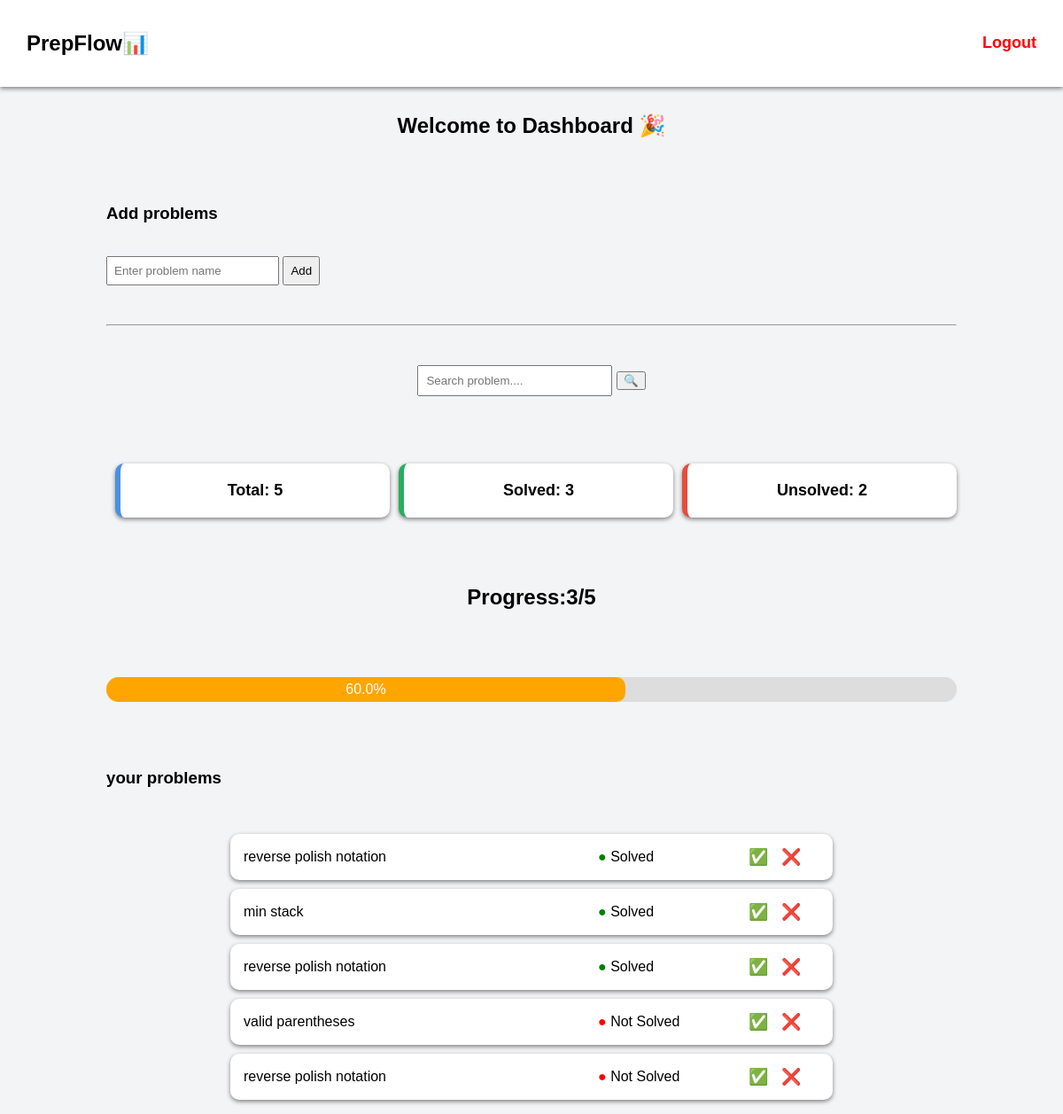
Page /dashboard on the earlier database version.
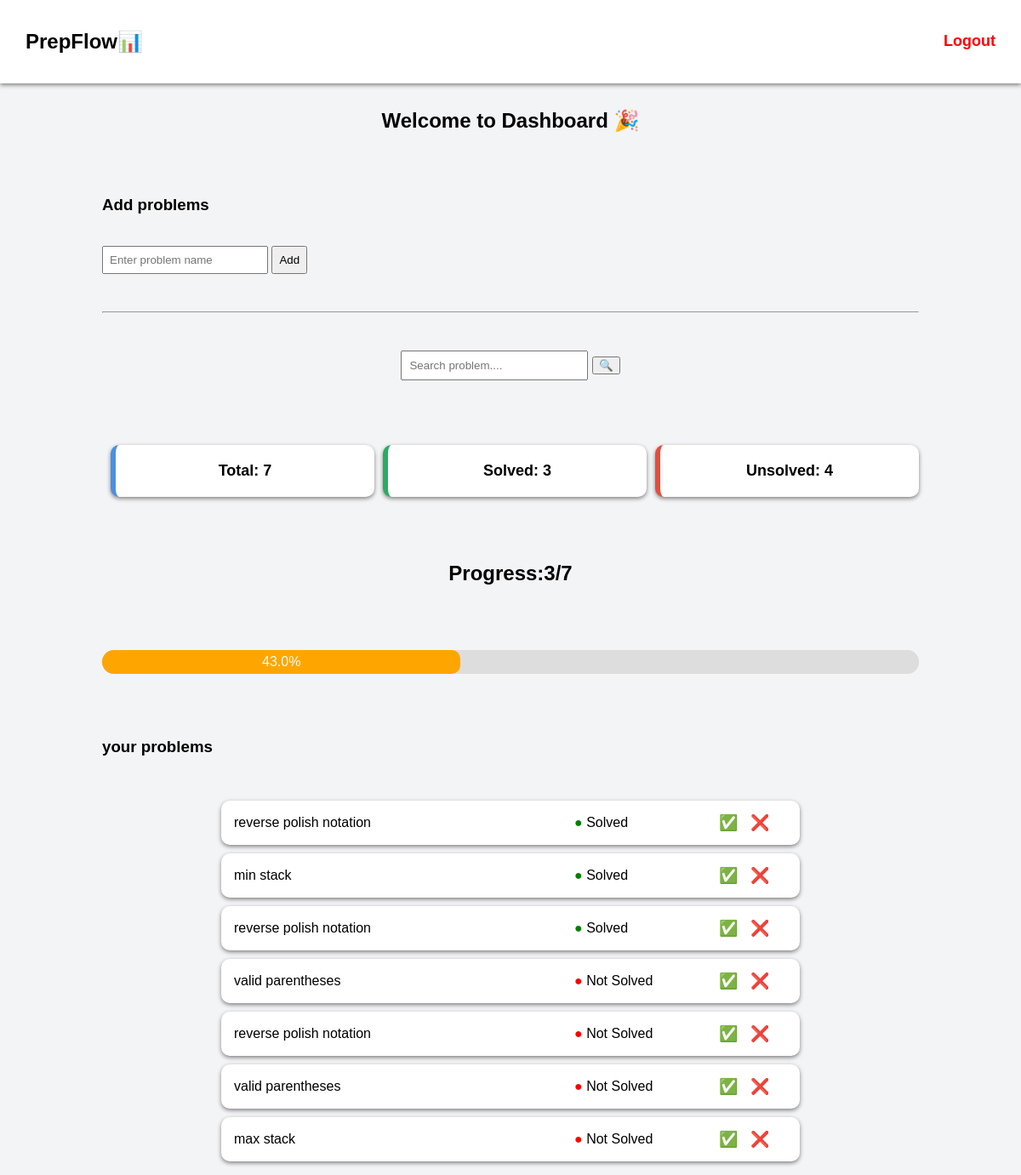
Same page on the later database version.
### tables this page shows
CREATE TABLE problems(
    id INTEGER PRIMARY KEY AUTOINCREMENT,
    name TEXT
, status TEXT DEFAULT 'NOt Solved');

### app.py (the view)
@app.route("/dashboard")
def dashboard():
    search = request.args.get("search")
    filter_type = request.args.get("filter")
    conn = sqlite3.connect("users.db")
    cursor = conn.cursor()
    if filter_type == "solved":
        cursor.execute("SELECT * FROM problems WHERE status='Solved'")
    elif filter_type == "unsolved":
        cursor.execute("SELECT * FROM problems WHERE status='NOt Solved'")
    elif search:
        cursor.execute("SELECT * FROM problems WHERE name LIKE ?", ('%' + search + '%',))
    else:
        cursor.execute("SELECT * FROM problems")
    problems = cursor.fetchall()
    cursor.execute("SELECT * FROM problems")
    all_problems = cursor.fetchall()
    total = len(all_problems)
    solved = 0
    unsolved = 0
    for p in all_problems:
        if p[2] == "Solved":
            solved += 1
        else:
            unsolved += 1
    conn.close()
    return render_template("dashboard.html",
                           problems=problems,
                           total=total,
                           solved=solved,
                           unsolved=unsolved)

### templates/dashboard.html (shortened to what this page needs)
<!DOCTYPE html>
<html>
<head>
</head>
<body>
<div class="navbar">
    <h2>PrepFlow📊</h2>
    <a href="/" class="logout">Logout</a>
</div>
<div class="container">
<link rel="stylesheet" href="{{ url_for('static', filename='style.css') }}">
<h2>Welcome to Dashboard 🎉</h2>
<br><br>
<h3>Add problems</h3><br>
<form method="POST" action="/add_problem">
    <input type="text" name="problem_name" placeholder="Enter problem name" required
        style="padding:7px; width=200px;">
    <button type="submit" style="padding:7px;">Add</button>
</form>
<br><br>
<hr><br><br>
<form method="GET" action="/dashboard" style="text-align:center; margin-bottom:20px;">
    <input type="text" name="search" placeholder="Search problem...."
          style="padding:8px; width:200px;">
    <button type="submit">🔍</button>
</form>
<br><br>
<div class="cards">
    <a href="/dashboard" class="card total">Total: {{ total }}</a>
    <a href="/dashboard?filter=solved"class="card solved">Solved: {{ solved }}</a>
    <a href="/dashboard?filter=unsolved" class="card unsolved">
        Unsolved: {{ total - solved }}
    </a>
</div>
<br><br>
<h2 style="text-align:center;">Progress:{{solved}}/{{total}}</h2><br><br>
<div class="progress-bar">
<div style="width:250x; background-color: #ddd; border-radius: 10px;">
    <div style="
        width: {{ (solved / total * 100) if total > 0 else 0 }}%;
        background-color:
        {% if solved == total %}
             green
        {% elif solved > 0 %}
            orange
        {% else %}
            red
        {% endif %};
        color: white;
        padding: 5px;
        border-radius: 10px;
        text-align: center;">
        {{ (solved / total * 100) | round(0) if total > 0 else 0 }}%
    </div>
</div>
</div>
<br><br>
<h3>your problems</h3><br>
<ul>
     {% for problem in problems %}
        <li>
          <div style="display:flex;align-items:center;width:100%;">
            <span style="width:400px;">
                {{ problem[1] }}
            </span>
            <span style="width:160px;">
                {% if problem[2] == 'Solved' %}
                    <span style="color: green;">●</span> Solved
                {% else %}
                   <span style="color: red;">●</span> Not Solved
                {% endif %}
            </span>
            <div>
               <a href="/mark_solved/{{problem[0]}}">✅</a>
               <a href="/delete/{{problem[0]}}">❌</a>
            </div>
          </div>
        </li>
     {% endfor %}
    </ul>
</body>
</html>

### static/style.css (style rules this page uses)
body { font-family: Arial, sans-serif; background-color: #f3f4f6; margin: 0; padding: 0; }
.container { width: 80%; margin: auto; margin-top: 30px; }
.navbar { display: flex; justify-content: space-between; align-items: center; background: white; padding: 15px 30px; box-shadow: 0px 2px 5px gray; }
.logout { color: red; font-weight: bold; }
.cards { display: flex; justify-content: space-between; margin: 20px 0; }
.card { width: 30%; padding: 20px; border-radius: 10px; background: white; box-shadow: 0px 2px 5px gray; text-align: center; font-size: 18px; text-decoration: none; color: black; font-weight: bold; transition: 0.3s; }
.total { border-left: 6px solid #4a90e2; }
.solved { border-left: 6px solid #27ae60; }
.unsolved { border-left: 6px solid #e74c3c; }
.progress-bar { width:60%x; margin: 20px auto; background: #ddd; border-radius: 20px; overflow: hidden; }

### templates/dashboard.html (style rules this page uses)
body { font-family: Arial; background-color:white; }
h2 { text-align: center; }
ul { list-style: none; padding: 0; }
li { background: white; margin: 10px auto; padding: 15px; width: 650px; border-radius: 10px; box-shadow: 0px 2px 5px gray; display: flex; justify-content: space-between; align-items: center; }
a { text-decoration: none; margin-left: 10px; font-size: 18px; }

Differences in the rows shown:
added problems: name "valid parentheses", status "Not Solved"
added problems: name "max stack", status "Not Solved"
Other differences:
{{ total }}: "5" → "7"
{{ total - solved }}: "2" → "4"
{{ (solved / total * 100) if total > 0 else 0 }}: 60.0 → 42.857142857142854 (drawn)
{{ (solved / total * 100) | round(0) if total > 0 else 0 }}: "60.0" → "43.0"
